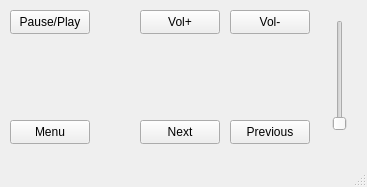
<?xml version="1.0" encoding="UTF-8"?>
<ui version="4.0">
 <class>MainWindow</class>
 <widget class="QMainWindow" name="MainWindow">
  <property name="geometry">
   <rect>
    <x>0</x>
    <y>0</y>
    <width>367</width>
    <height>187</height>
   </rect>
  </property>
  <property name="windowTitle">
   <string>MainWindow</string>
  </property>
  <widget class="QWidget" name="centralwidget">
   <widget class="QPushButton" name="pb_pausePlay">
    <property name="geometry">
     <rect>
      <x>10</x>
      <y>10</y>
      <width>80</width>
      <height>24</height>
     </rect>
    </property>
    <property name="text">
     <string>Pause/Play</string>
    </property>
   </widget>
   <widget class="QPushButton" name="pb_volP">
    <property name="geometry">
     <rect>
      <x>140</x>
      <y>10</y>
      <width>80</width>
      <height>24</height>
     </rect>
    </property>
    <property name="text">
     <string>Vol+</string>
    </property>
   </widget>
   <widget class="QPushButton" name="pb_volM">
    <property name="geometry">
     <rect>
      <x>230</x>
      <y>10</y>
      <width>80</width>
      <height>24</height>
     </rect>
    </property>
    <property name="text">
     <string>Vol-</string>
    </property>
   </widget>
   <widget class="QPushButton" name="pb_next">
    <property name="geometry">
     <rect>
      <x>140</x>
      <y>120</y>
      <width>80</width>
      <height>24</height>
     </rect>
    </property>
    <property name="text">
     <string>Next</string>
    </property>
   </widget>
   <widget class="QPushButton" name="pb_menu">
    <property name="geometry">
     <rect>
      <x>10</x>
      <y>120</y>
      <width>80</width>
      <height>24</height>
     </rect>
    </property>
    <property name="text">
     <string>Menu</string>
    </property>
   </widget>
   <widget class="QPushButton" name="pb_previous">
    <property name="geometry">
     <rect>
      <x>230</x>
      <y>120</y>
      <width>80</width>
      <height>24</height>
     </rect>
    </property>
    <property name="text">
     <string>Previous</string>
    </property>
   </widget>
   <widget class="QSlider" name="s_battery">
    <property name="geometry">
     <rect>
      <x>330</x>
      <y>20</y>
      <width>20</width>
      <height>111</height>
     </rect>
    </property>
    <property name="orientation">
     <enum>Qt::Orientation::Vertical</enum>
    </property>
   </widget>
  </widget>
  <widget class="QMenuBar" name="menubar">
   <property name="geometry">
    <rect>
     <x>0</x>
     <y>0</y>
     <width>367</width>
     <height>21</height>
    </rect>
   </property>
  </widget>
  <widget class="QStatusBar" name="statusbar"/>
 </widget>
 <resources/>
 <connections/>
</ui>
